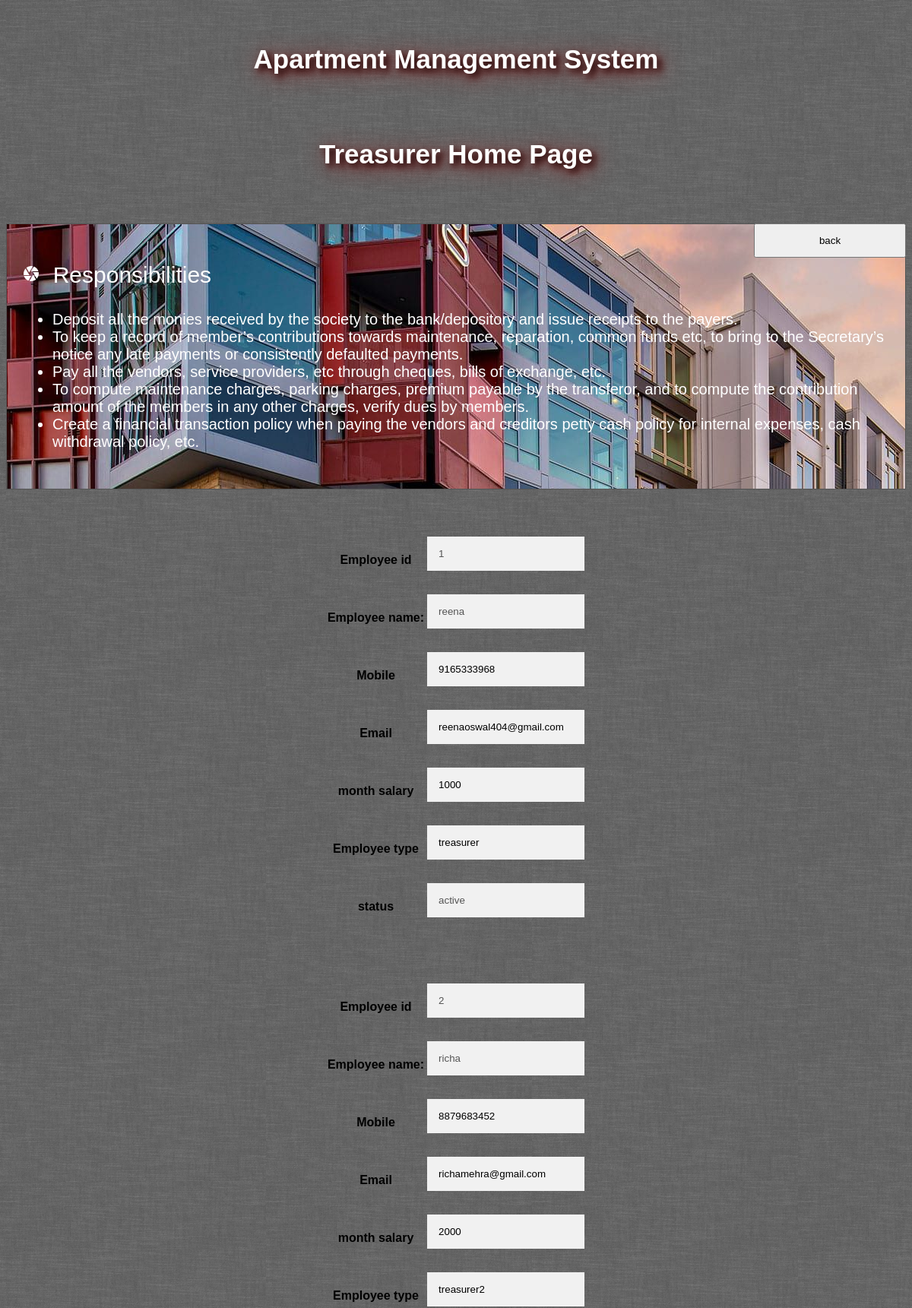
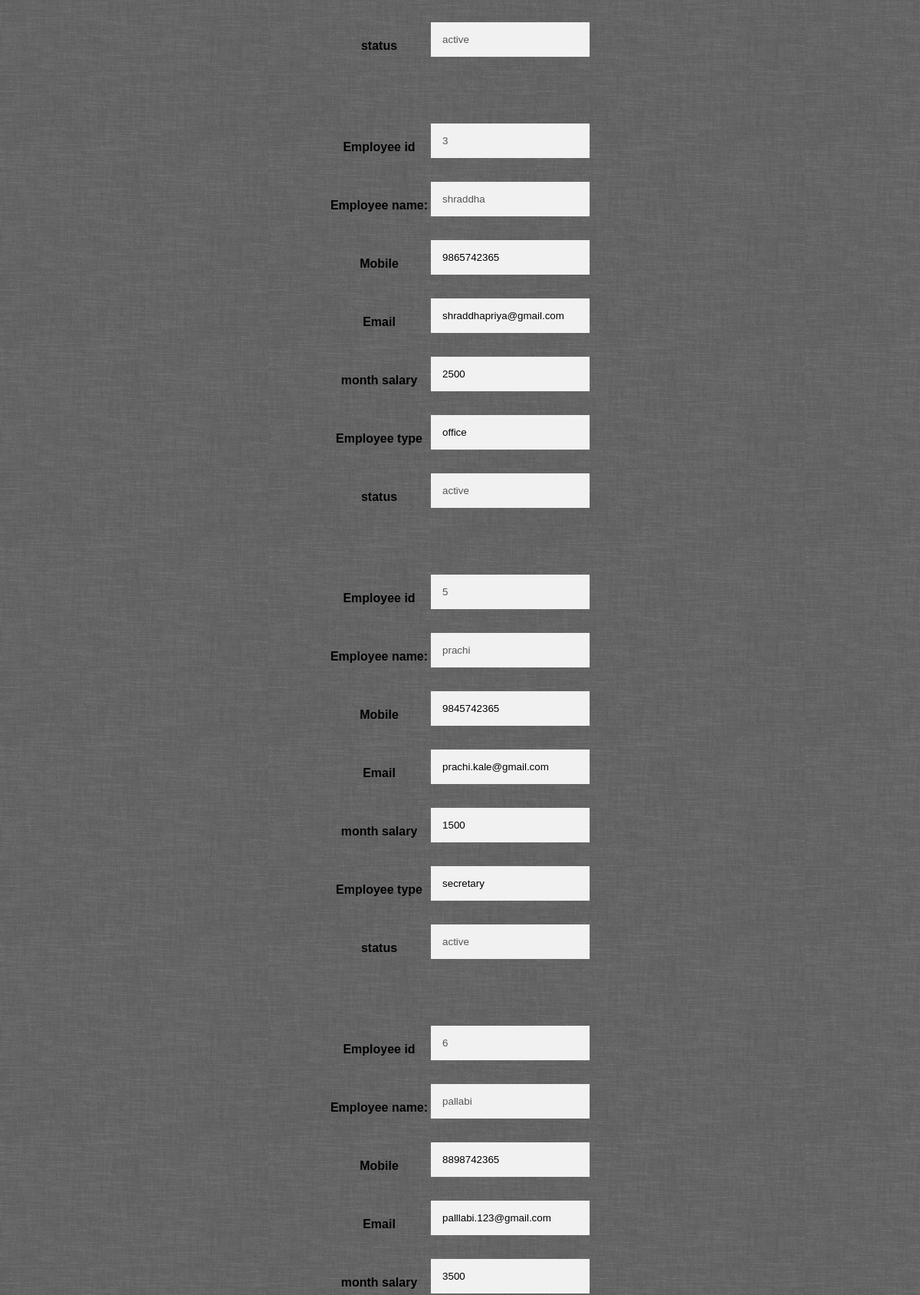
The page /employee_salary.php (upper part) on the database its author committed (2 pictures, top to bottom).
### tables this page shows
CREATE TABLE IF NOT EXISTS `employee_salary` (
  `eid` int(11) NOT NULL auto_increment,
  `ename` varchar(50) NOT NULL,
  `mobile` varchar(50) NOT NULL,
  `email` varchar(50) NOT NULL,
  `month_salary` varchar(12) NOT NULL,
  `status` varchar(50) NOT NULL,
  `etype` varchar(50) NOT NULL,
  PRIMARY KEY  (`eid`,`email`)
);

### employee_salary.php (the view, shortened to what this page needs)
<!DOCTYPE html>
<html>
<head>
</head>
<body>
<header>
  <h3 style="text-align:center;font-size:35px;color:white;text-shadow: 5px 5px 10px black, 5px 5px 30px rgb(163, 53, 52), 5px 5px 10px rgb(163, 53, 52);">
  Apartment Management System</h3></header>
  <h3 style="text-align:center;font-size:35px;color:white;text-shadow: 5px 5px 10px black, 5px 5px 30px rgb(163, 53, 52), 5px 5px 10px rgb(163, 53, 52);">
  Treasurer Home Page</h3>
<br><br><form action='treasurer.php' method ='POST'><button name='back' style="float: right; width: 200px;height: 45px">back</button></form>
<div class="overwiew">
<p style="color:white;font-size:30px;"><i class="material-icons">camera</i>&nbsp Responsibilities</p>
 <p style="font-size=30px">
 <ul>
 <li>Deposit all the monies received by the society to the bank/depository and issue receipts to the payers.</li>
 <li>To keep a record of member’s contributions towards maintenance, reparation, common funds etc, to bring to the Secretary’s
 notice any late payments or consistently defaulted payments.</li>
 <li>Pay all the vendors, service providers, etc through cheques, bills of exchange, etc. </li>
 <li>To compute maintenance charges, parking charges, premium payable by the transferor, and to compute the contribution amount of the members
 in any other charges, verify dues by members.</li>
 <li>Create a financial transaction policy when paying the vendors and creditors petty cash policy for internal expenses, cash withdrawal policy, etc.</li>
 </ul>
 </p>
</div><center>
<?php
$servername = "localhost";
$username = "root";
$password = "12345";
$dbname = "abc";
$conn = new mysqli($servername, $username, $password, $dbname);
$result = mysqli_query($conn,"SELECT * FROM employee_salary")or die("Error: " . mysqli_error($conn));
while($row=mysqli_fetch_array($result))
{
	echo "<center><form action='' method='POST'><table>";
	echo"<tr><th>Employee id </th><td><input type=text  name='eid' value=". $row['eid'] . " disabled></td></tr>";
	echo"<tr><th>Employee name:</th><td><input type=text name='ename' value=". $row['ename'] ." disabled></td></tr>";
	echo"<tr><th>Mobile</th><td><input type=text name='month' value=". $row['mobile'] ." ></td></tr>";
	echo"<tr><th>Email</th><td><input type=text name='email' value=". $row['email'] ." ></td></tr>";
	echo"<tr><th>month salary</th><td><input type=text name='salary' value=". $row['month_salary'] ." ></td></tr>";
	echo"<tr><th>Employee type</th><td><input type=text name='etype' value=". $row['etype'] ." ></td></tr>";
	echo"<tr><th>status</th><td><input type=text name='status' value=". $row['status'] ." disabled></td></tr>";
}
?></center></body></html>

### employee_salary.php (style rules this page uses)
body, html { height: 100%; font-family: Arial, Helvetica, sans-serif; background-color:black; background-image:url("wall.png"); }
* { box-sizing: border-box; }
input[type=text], input[type=password] { width: 100%; padding: 15px; margin: 5px 0 22px 0; border: none; background: #f1f1f1; }
header { padding: 15px; text-align: center; font-size: 30px; color: white; }
.overwiew { align:center; text-align: left; width: 100%; height: 350px; background: black; background-image:url("Regis.jpg"); padding: 20px; border: 1px solid #555; color:white; font-size:20px; }

### rows shown on the page
employee_salary: eid "1", month "9165333968", email "reenaoswal404@gmail.com", salary "1000", status "active"
employee_salary: eid "2", month "8879683452", email "richamehra@gmail.com", salary "2000", etype "treasurer2", status "active"
employee_salary: eid "3", month "9865742365", email "shraddhapriya@gmail.com", salary "2500", status "active"
employee_salary: eid "5", ename "prachi", month "9845742365", email "prachi.kale@gmail.com", salary "1500", etype "secretary", status "active"
employee_salary: eid "6", ename "pallabi", month "8898742365", email "palllabi.123@gmail.com", salary "3500"
